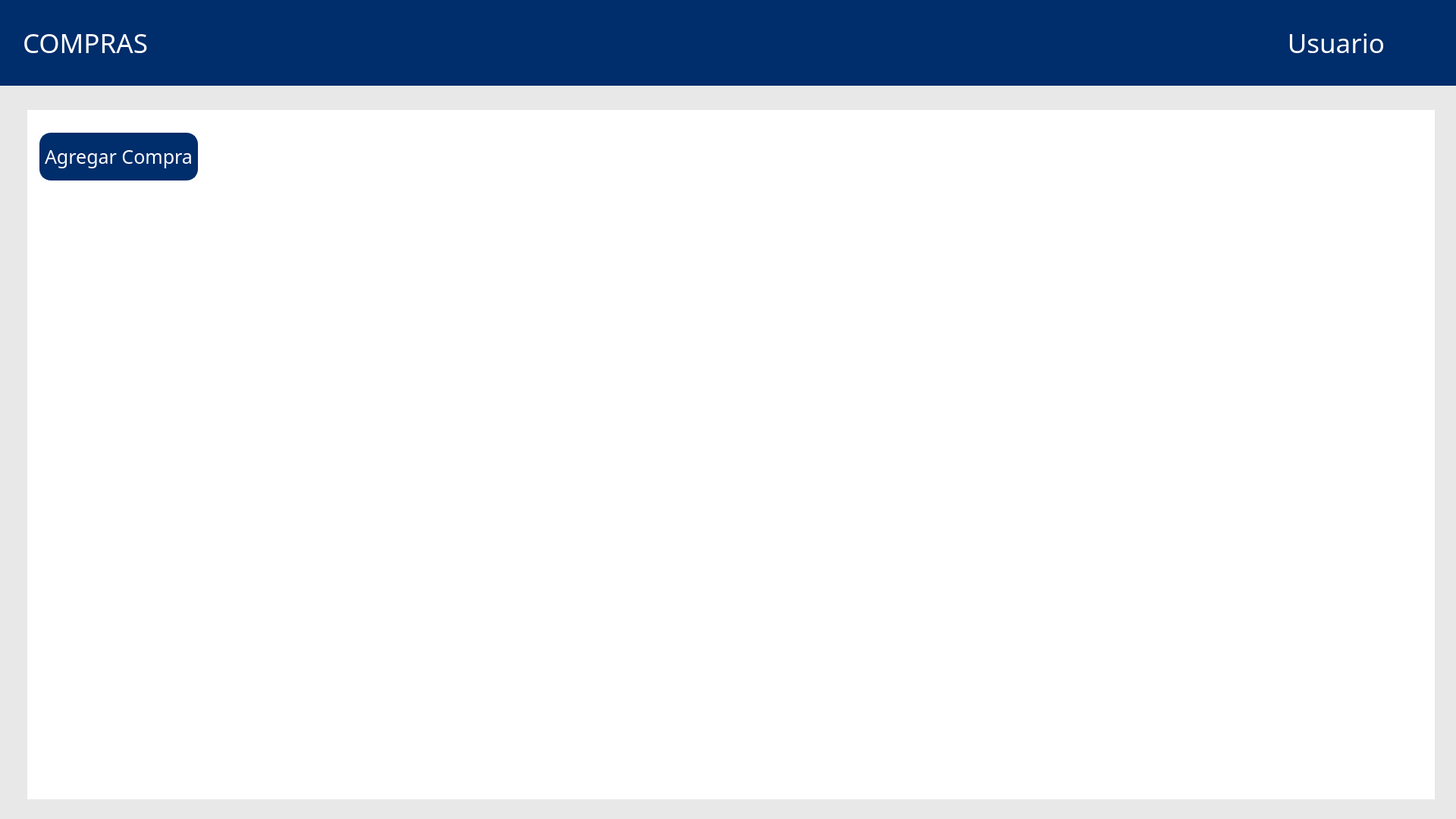
<?xml version="1.0" encoding="UTF-8"?>
<ui version="4.0">
 <class>Widget</class>
 <widget class="QWidget" name="Widget">
  <property name="geometry">
   <rect>
    <x>0</x>
    <y>0</y>
    <width>1920</width>
    <height>1080</height>
   </rect>
  </property>
  <property name="windowTitle">
   <string>Widget</string>
  </property>
  <widget class="QLabel" name="label_3">
   <property name="geometry">
    <rect>
     <x>0</x>
     <y>0</y>
     <width>1920</width>
     <height>113</height>
    </rect>
   </property>
   <property name="styleSheet">
    <string notr="true">background-color: rgb(0, 45, 107);</string>
   </property>
   <property name="text">
    <string/>
   </property>
   <property name="scaledContents">
    <bool>false</bool>
   </property>
  </widget>
  <widget class="QLabel" name="label_4">
   <property name="geometry">
    <rect>
     <x>0</x>
     <y>113</y>
     <width>1920</width>
     <height>967</height>
    </rect>
   </property>
   <property name="styleSheet">
    <string notr="true">background-color: #e8e8e8; </string>
   </property>
   <property name="text">
    <string/>
   </property>
   <property name="scaledContents">
    <bool>false</bool>
   </property>
  </widget>
  <widget class="QLabel" name="label_5">
   <property name="geometry">
    <rect>
     <x>918</x>
     <y>14</y>
     <width>85</width>
     <height>85</height>
    </rect>
   </property>
   <property name="styleSheet">
    <string notr="true"/>
   </property>
   <property name="text">
    <string/>
   </property>
   <property name="pixmap">
    <pixmap>../logo.png</pixmap>
   </property>
   <property name="scaledContents">
    <bool>true</bool>
   </property>
  </widget>
  <widget class="QLabel" name="label_6">
   <property name="geometry">
    <rect>
     <x>36</x>
     <y>145</y>
     <width>1856</width>
     <height>909</height>
    </rect>
   </property>
   <property name="styleSheet">
    <string notr="true">background-color: white;</string>
   </property>
   <property name="text">
    <string/>
   </property>
   <property name="scaledContents">
    <bool>false</bool>
   </property>
  </widget>
  <widget class="QPushButton" name="pushButton_2">
   <property name="geometry">
    <rect>
     <x>52</x>
     <y>175</y>
     <width>209</width>
     <height>63</height>
    </rect>
   </property>
   <property name="font">
    <font>
     <family>icon-ui</family>
     <pointsize>19</pointsize>
    </font>
   </property>
   <property name="styleSheet">
    <string notr="true">background-color: rgb(0, 45, 107);
color: white;

border: 2px solid #002d6b;
border-radius: 15px; /* Bordes redondeados */
padding: 5px;</string>
   </property>
   <property name="text">
    <string>Agregar Compra</string>
   </property>
  </widget>
  <widget class="QLabel" name="label_12">
   <property name="geometry">
    <rect>
     <x>30</x>
     <y>36</y>
     <width>226</width>
     <height>41</height>
    </rect>
   </property>
   <property name="font">
    <font>
     <family>icon-ui</family>
     <pointsize>26</pointsize>
    </font>
   </property>
   <property name="styleSheet">
    <string notr="true">color: white;</string>
   </property>
   <property name="text">
    <string>COMPRAS</string>
   </property>
   <property name="alignment">
    <set>Qt::AlignmentFlag::AlignLeading|Qt::AlignmentFlag::AlignLeft|Qt::AlignmentFlag::AlignVCenter</set>
   </property>
  </widget>
  <widget class="QLabel" name="label_13">
   <property name="geometry">
    <rect>
     <x>1700</x>
     <y>36</y>
     <width>126</width>
     <height>41</height>
    </rect>
   </property>
   <property name="font">
    <font>
     <family>icon-ui</family>
     <pointsize>26</pointsize>
    </font>
   </property>
   <property name="styleSheet">
    <string notr="true">color: white;</string>
   </property>
   <property name="text">
    <string>Usuario</string>
   </property>
   <property name="alignment">
    <set>Qt::AlignmentFlag::AlignRight|Qt::AlignmentFlag::AlignTrailing|Qt::AlignmentFlag::AlignVCenter</set>
   </property>
  </widget>
  <widget class="QLabel" name="label_7">
   <property name="geometry">
    <rect>
     <x>1836</x>
     <y>29</y>
     <width>56</width>
     <height>56</height>
    </rect>
   </property>
   <property name="styleSheet">
    <string notr="true"/>
   </property>
   <property name="text">
    <string/>
   </property>
   <property name="pixmap">
    <pixmap>../perfil-de-usuario.png</pixmap>
   </property>
   <property name="scaledContents">
    <bool>true</bool>
   </property>
  </widget>
  <zorder>label_4</zorder>
  <zorder>label_3</zorder>
  <zorder>label_5</zorder>
  <zorder>label_6</zorder>
  <zorder>pushButton_2</zorder>
  <zorder>label_12</zorder>
  <zorder>label_13</zorder>
  <zorder>label_7</zorder>
 </widget>
 <resources/>
 <connections/>
</ui>
